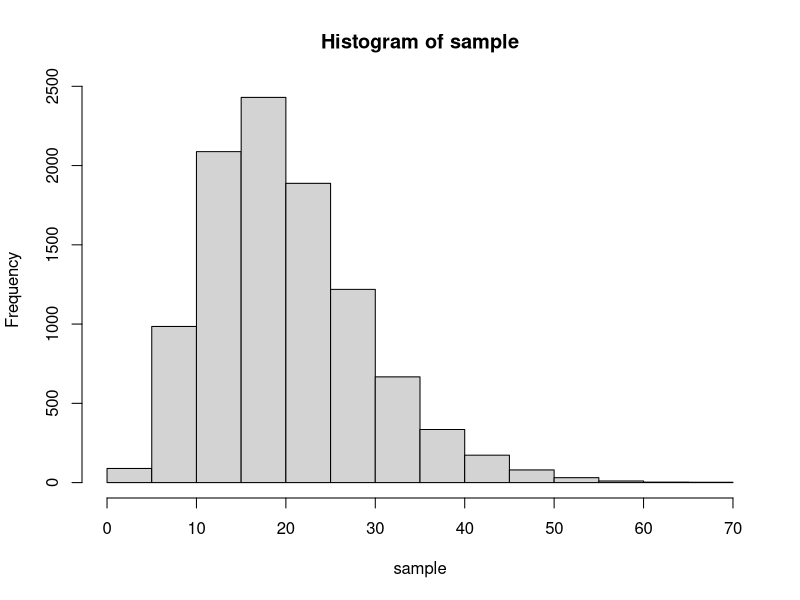
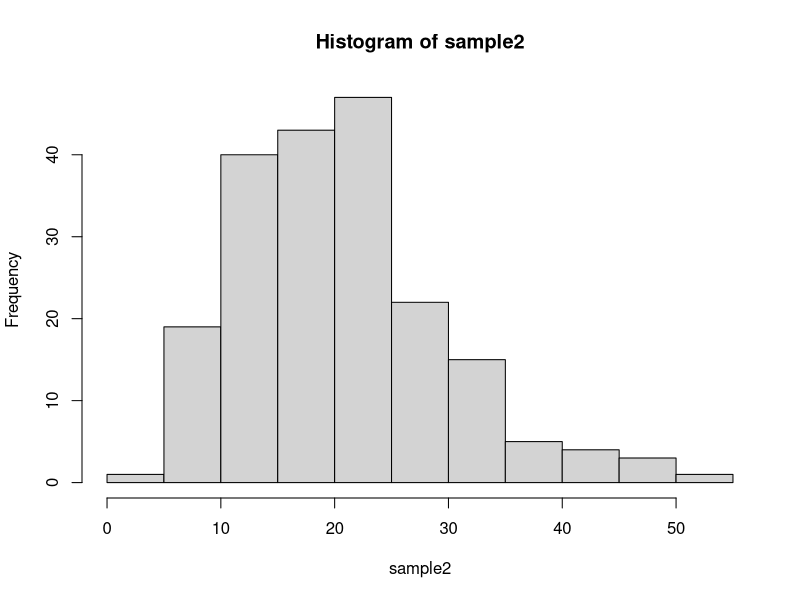
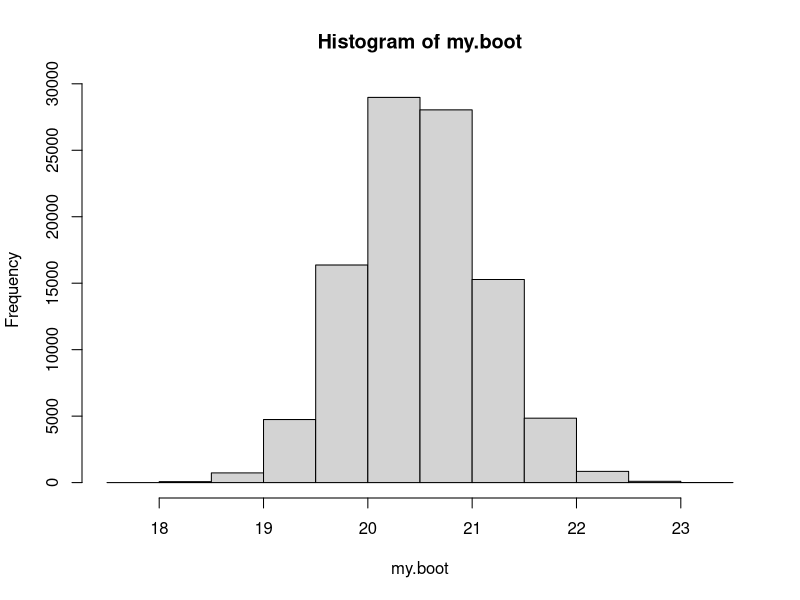
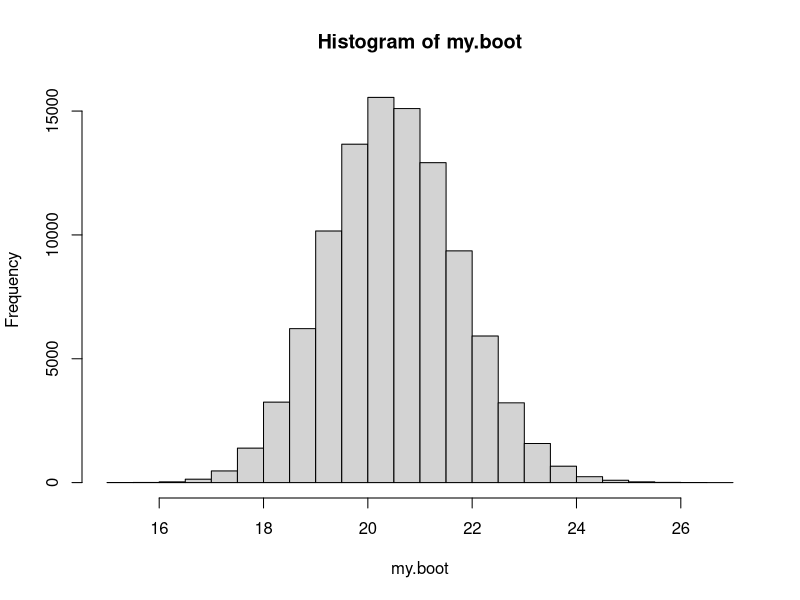
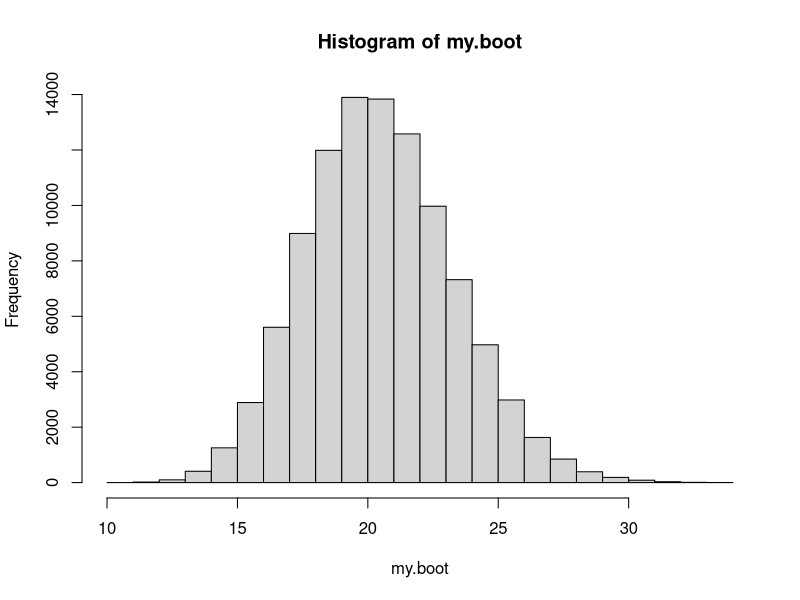

Generate these figures, in order, with R:
## ---- chunk 1
sample21 <- c(1,3,4,6)
N <- 10^5
my.boot <- numeric(N)
for (i in 1:N)
{
x <- sample(sample21, 1, replace = TRUE) # draw resample
my.boot[i] <- mean(x) # compute mean, store in my.boot
}

simList <- numeric(N)
for(i in 1:N){
 x <- my.boot[i]
 simList[i] <- 0 
 if (x==1){
   simList[i] <- 1
 }
}
mean(simList)
## ---- chunk 2
mean(my.boot < 6)
## ---- chunk 3
sample <- rgamma(10^4,5,1/4)
mean(sample)
var(sample)
hist(sample)
## ---- chunk 4
sample2 <- rgamma(200,5,1/4)
mean(sample2)
sd(sample2)
hist(sample2)
## ---- chunk 5
N <- 10^5
my.boot <- numeric(N)
for (i in 1:N)
{
x <- sample(sample2, 200, replace = TRUE) # draw resample
my.boot[i] <- mean(x) # compute mean, store in my.boot
}
mean(my.boot)
sd(my.boot)
hist(my.boot)
## ---- chunk 6
N <- 10^5
my.boot <- numeric(N)
for (i in 1:N)
{
x <- sample(sample2, 50, replace = TRUE) # draw resample
my.boot[i] <- mean(x) # compute mean, store in my.boot
}
mean(my.boot)
sd(my.boot)
hist(my.boot)

N <- 10^5
my.boot <- numeric(N)
for (i in 1:N)
{
x <- sample(sample2, 10, replace = TRUE) # draw resample
my.boot[i] <- mean(x) # compute mean, store in my.boot
}
mean(my.boot)
sd(my.boot)
hist(my.boot)
